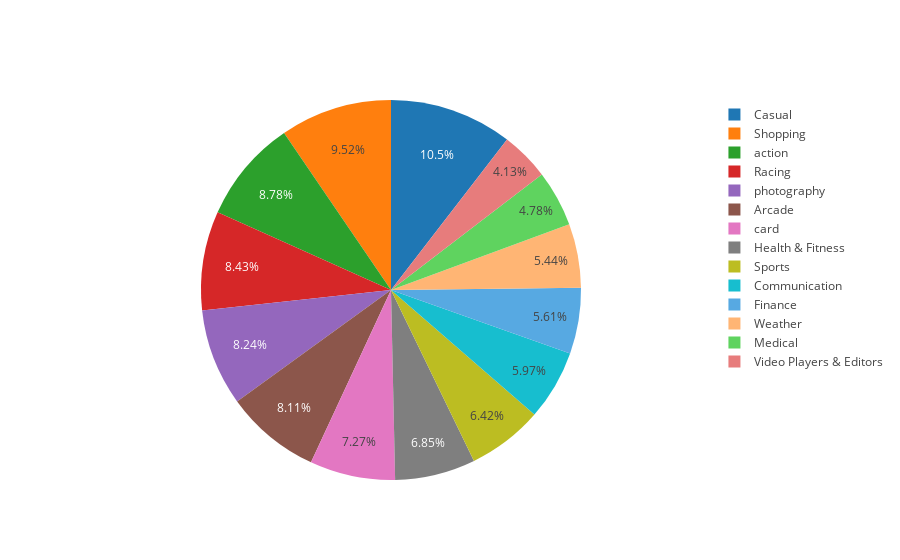

The cell this chart's notebook holds for it:
### Code cell
import plotly
# connected=True means it will download the latest version of plotly javascript library.
plotly.offline.init_notebook_mode(connected=True)
import plotly.graph_objs as go

import plotly.figure_factory as ff
number_of_apps_in_category = data['cetagory'].value_counts().sort_values(ascending=True)

data = [go.Pie(
        labels = number_of_apps_in_category.index,
        values = number_of_apps_in_category.values,
        hoverinfo = 'label+value'
    
)]

plotly.offline.iplot(data, filename='active_category')

### Figure 1 — Plotly figure (JSON) as saved in the notebook; plotly's stock layout.template omitted (floating-point values rounded to 4 significant figures)
{"data": [{"hoverinfo": "label+value", "labels": ["Video Players & Editors", "Medical", "Weather", "Finance", "Communication", "Sports", "Health & Fitness", "card", "Arcade", "photography", "Racing", "action", "Shopping", "Casual"], "type": "pie", "values": [20781, 24002, 27324, 28220, 30000, 32280, 34415, 36520, 40751, 41440, 42384, 44141, 47840, 52560]}], "layout": {}}
